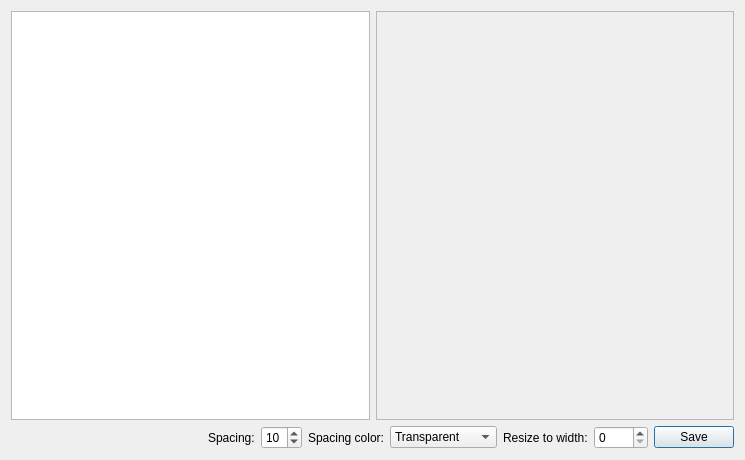
<?xml version="1.0" encoding="UTF-8"?>
<ui version="4.0">
 <class>vfg::ui::SaveGridDialog</class>
 <widget class="QDialog" name="vfg::ui::SaveGridDialog">
  <property name="geometry">
   <rect>
    <x>0</x>
    <y>0</y>
    <width>745</width>
    <height>460</height>
   </rect>
  </property>
  <property name="windowTitle">
   <string>Dialog</string>
  </property>
  <layout class="QVBoxLayout" name="verticalLayout_2">
   <item>
    <layout class="QHBoxLayout" name="horizontalLayout">
     <item>
      <widget class="QListWidget" name="iconList">
       <property name="iconSize">
        <size>
         <width>0</width>
         <height>0</height>
        </size>
       </property>
       <property name="uniformItemSizes">
        <bool>false</bool>
       </property>
      </widget>
     </item>
     <item>
      <widget class="QScrollArea" name="scrollArea">
       <property name="widgetResizable">
        <bool>true</bool>
       </property>
       <widget class="QWidget" name="scrollAreaWidgetContents">
        <property name="geometry">
         <rect>
          <x>0</x>
          <y>0</y>
          <width>357</width>
          <height>407</height>
         </rect>
        </property>
        <layout class="QVBoxLayout" name="verticalLayout">
         <item>
          <widget class="ImageGridWidget" name="gridWidget" native="true"/>
         </item>
        </layout>
       </widget>
      </widget>
     </item>
    </layout>
   </item>
   <item>
    <layout class="QHBoxLayout" name="horizontalLayout_2">
     <item>
      <spacer name="horizontalSpacer">
       <property name="orientation">
        <enum>Qt::Horizontal</enum>
       </property>
       <property name="sizeHint" stdset="0">
        <size>
         <width>40</width>
         <height>20</height>
        </size>
       </property>
      </spacer>
     </item>
     <item>
      <widget class="QLabel" name="label_2">
       <property name="text">
        <string>Spacing:</string>
       </property>
      </widget>
     </item>
     <item>
      <widget class="QSpinBox" name="spacingSpinBox">
       <property name="value">
        <number>10</number>
       </property>
      </widget>
     </item>
     <item>
      <widget class="QLabel" name="label_3">
       <property name="text">
        <string>Spacing color:</string>
       </property>
      </widget>
     </item>
     <item>
      <widget class="QComboBox" name="comboBox">
       <item>
        <property name="text">
         <string>Transparent</string>
        </property>
       </item>
       <item>
        <property name="text">
         <string>White</string>
        </property>
       </item>
       <item>
        <property name="text">
         <string>Black</string>
        </property>
       </item>
       <item>
        <property name="text">
         <string>Red</string>
        </property>
       </item>
       <item>
        <property name="text">
         <string>Dark red</string>
        </property>
       </item>
       <item>
        <property name="text">
         <string>Green</string>
        </property>
       </item>
       <item>
        <property name="text">
         <string>Dark green</string>
        </property>
       </item>
       <item>
        <property name="text">
         <string>Blue</string>
        </property>
       </item>
       <item>
        <property name="text">
         <string>Dark blue</string>
        </property>
       </item>
       <item>
        <property name="text">
         <string>Cyan</string>
        </property>
       </item>
       <item>
        <property name="text">
         <string>Dark cyan</string>
        </property>
       </item>
       <item>
        <property name="text">
         <string>Magenta</string>
        </property>
       </item>
       <item>
        <property name="text">
         <string>Dark magenta</string>
        </property>
       </item>
       <item>
        <property name="text">
         <string>Yellow</string>
        </property>
       </item>
       <item>
        <property name="text">
         <string>Dark yellow</string>
        </property>
       </item>
       <item>
        <property name="text">
         <string>Gray</string>
        </property>
       </item>
       <item>
        <property name="text">
         <string>Dark gray</string>
        </property>
       </item>
       <item>
        <property name="text">
         <string>Light gray</string>
        </property>
       </item>
      </widget>
     </item>
     <item>
      <widget class="QLabel" name="label">
       <property name="text">
        <string>Resize to width:</string>
       </property>
      </widget>
     </item>
     <item>
      <widget class="QSpinBox" name="resizeToWidth">
       <property name="maximum">
        <number>9999</number>
       </property>
      </widget>
     </item>
     <item>
      <widget class="QPushButton" name="pushButton">
       <property name="text">
        <string>Save</string>
       </property>
      </widget>
     </item>
    </layout>
   </item>
  </layout>
 </widget>
 <customwidgets>
  <customwidget>
   <class>ImageGridWidget</class>
   <extends>QWidget</extends>
   <header>libs\imagegridwidget\imagegridwidget.hpp</header>
   <container>1</container>
  </customwidget>
 </customwidgets>
 <resources/>
 <connections/>
</ui>
